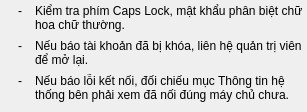
                    <widget class="QWidget" name="contentIssue1" native="true">
                     <layout class="QVBoxLayout" name="contentIssue1Layout">
                      <property name="spacing">
                       <number>7</number>
                      </property>
                      <property name="leftMargin">
                       <number>18</number>
                      </property>
                      <property name="topMargin">
                       <number>4</number>
                      </property>
                      <property name="rightMargin">
                       <number>4</number>
                      </property>
                      <property name="bottomMargin">
                       <number>10</number>
                      </property>
                      <item>
                       <layout class="QHBoxLayout" name="contentIssue1Line1Layout">
                        <property name="spacing">
                         <number>9</number>
                        </property>
                        <property name="leftMargin">
                         <number>0</number>
                        </property>
                        <property name="topMargin">
                         <number>0</number>
                        </property>
                        <property name="rightMargin">
                         <number>0</number>
                        </property>
                        <property name="bottomMargin">
                         <number>0</number>
                        </property>
                        <item>
                         <widget class="QLabel" name="contentIssue1Line1Bullet">
                          <property name="minimumSize">
                           <size>
                            <width>8</width>
                            <height>0</height>
                           </size>
                          </property>
                          <property name="maximumSize">
                           <size>
                            <width>8</width>
                            <height>16777215</height>
                           </size>
                          </property>
                          <property name="text">
                           <string>-</string>
                          </property>
                          <property name="alignment">
                           <set>Qt::AlignmentFlag::AlignLeading|Qt::AlignmentFlag::AlignLeft|Qt::AlignmentFlag::AlignTop</set>
                          </property>
                          <property name="class" stdset="0">
                           <string>bullet</string>
                          </property>
                         </widget>
                        </item>
                        <item>
                         <widget class="QLabel" name="contentIssue1Line1Text">
                          <property name="sizePolicy">
                           <sizepolicy hsizetype="Expanding" vsizetype="Preferred">
                            <horstretch>0</horstretch>
                            <verstretch>0</verstretch>
                           </sizepolicy>
                          </property>
                          <property name="text">
                           <string>Kiểm tra phím Caps Lock, mật khẩu phân biệt chữ hoa chữ thường.</string>
                          </property>
                          <property name="wordWrap">
                           <bool>true</bool>
                          </property>
                          <property name="class" stdset="0">
                           <string>accordionLine</string>
                          </property>
                         </widget>
                        </item>
                       </layout>
                      </item>
                      <item>
                       <layout class="QHBoxLayout" name="contentIssue1Line2Layout">
                        <property name="spacing">
                         <number>9</number>
                        </property>
                        <property name="leftMargin">
                         <number>0</number>
                        </property>
                        <property name="topMargin">
                         <number>0</number>
                        </property>
                        <property name="rightMargin">
                         <number>0</number>
                        </property>
                        <property name="bottomMargin">
                         <number>0</number>
                        </property>
                        <item>
                         <widget class="QLabel" name="contentIssue1Line2Bullet">
                          <property name="minimumSize">
                           <size>
                            <width>8</width>
                            <height>0</height>
                           </size>
                          </property>
                          <property name="maximumSize">
                           <size>
                            <width>8</width>
                            <height>16777215</height>
                           </size>
                          </property>
                          <property name="text">
                           <string>-</string>
                          </property>
                          <property name="alignment">
                           <set>Qt::AlignmentFlag::AlignLeading|Qt::AlignmentFlag::AlignLeft|Qt::AlignmentFlag::AlignTop</set>
                          </property>
                          <property name="class" stdset="0">
                           <string>bullet</string>
                          </property>
                         </widget>
                        </item>
                        <item>
                         <widget class="QLabel" name="contentIssue1Line2Text">
                          <property name="sizePolicy">
                           <sizepolicy hsizetype="Expanding" vsizetype="Preferred">
                            <horstretch>0</horstretch>
                            <verstretch>0</verstretch>
                           </sizepolicy>
                          </property>
                          <property name="text">
                           <string>Nếu báo tài khoản đã bị khóa, liên hệ quản trị viên để mở lại.</string>
                          </property>
                          <property name="wordWrap">
                           <bool>true</bool>
                          </property>
                          <property name="class" stdset="0">
                           <string>accordionLine</string>
                          </property>
                         </widget>
                        </item>
                       </layout>
                      </item>
                      <item>
                       <layout class="QHBoxLayout" name="contentIssue1Line3Layout">
                        <property name="spacing">
                         <number>9</number>
                        </property>
                        <property name="leftMargin">
                         <number>0</number>
                        </property>
                        <property name="topMargin">
                         <number>0</number>
                        </property>
                        <property name="rightMargin">
                         <number>0</number>
                        </property>
                        <property name="bottomMargin">
                         <number>0</number>
                        </property>
                        <item>
                         <widget class="QLabel" name="contentIssue1Line3Bullet">
                          <property name="minimumSize">
                           <size>
                            <width>8</width>
                            <height>0</height>
                           </size>
                          </property>
                          <property name="maximumSize">
                           <size>
                            <width>8</width>
                            <height>16777215</height>
                           </size>
                          </property>
                          <property name="text">
                           <string>-</string>
                          </property>
                          <property name="alignment">
                           <set>Qt::AlignmentFlag::AlignLeading|Qt::AlignmentFlag::AlignLeft|Qt::AlignmentFlag::AlignTop</set>
                          </property>
                          <property name="class" stdset="0">
                           <string>bullet</string>
                          </property>
                         </widget>
                        </item>
                        <item>
                         <widget class="QLabel" name="contentIssue1Line3Text">
                          <property name="sizePolicy">
                           <sizepolicy hsizetype="Expanding" vsizetype="Preferred">
                            <horstretch>0</horstretch>
                            <verstretch>0</verstretch>
                           </sizepolicy>
                          </property>
                          <property name="text">
                           <string>Nếu báo lỗi kết nối, đối chiếu mục Thông tin hệ thống bên phải xem đã nối đúng máy chủ chưa.</string>
                          </property>
                          <property name="wordWrap">
                           <bool>true</bool>
                          </property>
                          <property name="class" stdset="0">
                           <string>accordionLine</string>
                          </property>
                         </widget>
                        </item>
                       </layout>
                      </item>
                     </layout>
                    </widget>
